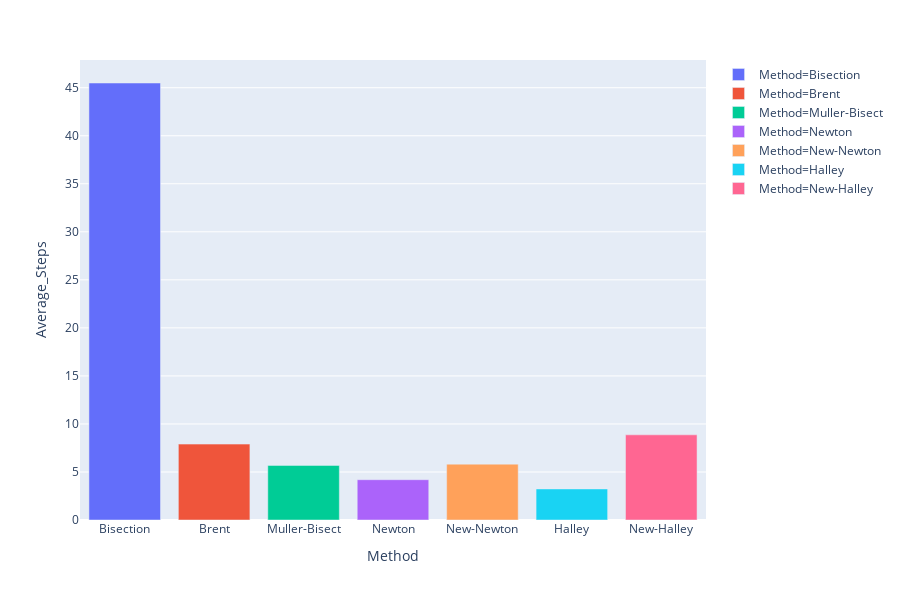

The notebook cell this image was saved under:
### Code cell
px.bar(df_all_method, x='Method', y='Average_Steps', color='Method')

### Figure 1 — Plotly figure (JSON) as saved in the notebook; plotly's stock layout.template omitted (floating-point values rounded to 4 significant figures)
{"data": [{"alignmentgroup": "True", "hoverlabel": {"namelength": 0}, "hovertemplate": "Method=%{x}<br>Average_Steps=%{y}", "legendgroup": "Method=Bisection", "marker": {"color": "#636efa"}, "name": "Method=Bisection", "offsetgroup": "Method=Bisection", "orientation": "v", "showlegend": true, "textposition": "auto", "type": "bar", "x": ["Bisection"], "xaxis": "x", "y": [45.49], "yaxis": "y"}, {"alignmentgroup": "True", "hoverlabel": {"namelength": 0}, "hovertemplate": "Method=%{x}<br>Average_Steps=%{y}", "legendgroup": "Method=Brent", "marker": {"color": "#EF553B"}, "name": "Method=Brent", "offsetgroup": "Method=Brent", "orientation": "v", "showlegend": true, "textposition": "auto", "type": "bar", "x": ["Brent"], "xaxis": "x", "y": [7.901], "yaxis": "y"}, {"alignmentgroup": "True", "hoverlabel": {"namelength": 0}, "hovertemplate": "Method=%{x}<br>Average_Steps=%{y}", "legendgroup": "Method=Muller-Bisect", "marker": {"color": "#00cc96"}, "name": "Method=Muller-Bisect", "offsetgroup": "Method=Muller-Bisect", "orientation": "v", "showlegend": true, "textposition": "auto", "type": "bar", "x": ["Muller-Bisect"], "xaxis": "x", "y": [5.681], "yaxis": "y"}, {"alignmentgroup": "True", "hoverlabel": {"namelength": 0}, "hovertemplate": "Method=%{x}<br>Average_Steps=%{y}", "legendgroup": "Method=Newton", "marker": {"color": "#ab63fa"}, "name": "Method=Newton", "offsetgroup": "Method=Newton", "orientation": "v", "showlegend": true, "textposition": "auto", "type": "bar", "x": ["Newton"], "xaxis": "x", "y": [4.195], "yaxis": "y"}, {"alignmentgroup": "True", "hoverlabel": {"namelength": 0}, "hovertemplate": "Method=%{x}<br>Average_Steps=%{y}", "legendgroup": "Method=New-Newton", "marker": {"color": "#FFA15A"}, "name": "Method=New-Newton", "offsetgroup": "Method=New-Newton", "orientation": "v", "showlegend": true, "textposition": "auto", "type": "bar", "x": ["New-Newton"], "xaxis": "x", "y": [5.816], "yaxis": "y"}, {"alignmentgroup": "True", "hoverlabel": {"namelength": 0}, "hovertemplate": "Method=%{x}<br>Average_Steps=%{y}", "legendgroup": "Method=Halley", "marker": {"color": "#19d3f3"}, "name": "Method=Halley", "offsetgroup": "Method=Halley", "orientation": "v", "showlegend": true, "textposition": "auto", "type": "bar", "x": ["Halley"], "xaxis": "x", "y": [3.235], "yaxis": "y"}, {"alignmentgroup": "True", "hoverlabel": {"namelength": 0}, "hovertemplate": "Method=%{x}<br>Average_Steps=%{y}", "legendgroup": "Method=New-Halley", "marker": {"color": "#FF6692"}, "name": "Method=New-Halley", "offsetgroup": "Method=New-Halley", "orientation": "v", "showlegend": true, "textposition": "auto", "type": "bar", "x": ["New-Halley"], "xaxis": "x", "y": [8.865], "yaxis": "y"}], "layout": {"barmode": "relative", "height": 600, "legend": {"tracegroupgap": 0}, "margin": {"t": 60}, "xaxis": {"anchor": "y", "categoryarray": ["Bisection", "Brent", "Muller-Bisect", "Newton", "New-Newton", "Halley", "New-Halley"], "categoryorder": "array", "domain": [0, 1], "title": {"text": "Method"}}, "yaxis": {"anchor": "x", "domain": [0, 1], "title": {"text": "Average_Steps"}}}}
